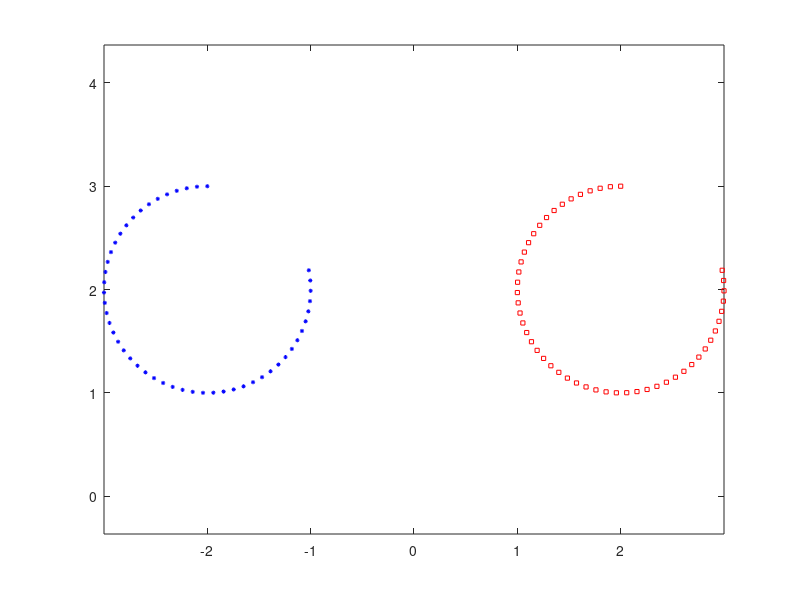

Here is the MATLAB script that generated this plot:
function toy_problem_gen

%% The following parameters will be supplied as inputs later
  deltaT = 0.1;
  stepsOrData = 50;
  Num = 2; % number of robots
  
% Stipulate the inputs for robot1 (current version is noiseless)
  action_for_robot1 = ones(3,stepsOrData-1);
  action_for_robot1(3,:) = zeros(1,stepsOrData-1); 
  
% Stipulate the inputs for robot2 (current version is noiseless)
  action_for_robot2 = ones(3,stepsOrData-1);
  action_for_robot2(3,:) = zeros(1,stepsOrData-1); 
  
%% Generate ground truth value and measurements    
% Generate the ground truth pos of robot1
  ground_truthROB1 = zeros(3,stepsOrData);
% Initialize the postion of the robot1 at t = 0
  ground_truthROB1(:,1) = [-2 3 pi]'; 
  for i = 2:stepsOrData
      ground_truthROB1(:,i) = ...
               movement(ground_truthROB1(:,i-1),action_for_robot1(:,i-1),deltaT);
  end

% Generate the ground truth pos of robot2
  ground_truthROB2 = zeros(3,stepsOrData);
% Initialize the postion of the robot2 at t = 0
  ground_truthROB2(:,1) = [2 3 pi]'; 
  for i = 2:stepsOrData
      ground_truthROB2(:,i) = ...
               movement(ground_truthROB2(:,i-1),action_for_robot2(:,i-1),deltaT);
  end  

%% Current measurement function only works for two robots
% Generate the measurement matrix z whose size is 2*Num*(Num-1) X stepsOrData-1
  measurement_z = NaN .* zeros(2*Num*(Num-1),stepsOrData-1);
  for k = 2 : stepsOrData
    for kk = 1 : Num
      for kkk = 1 : Num - 1
          [bearing,range] =...
           measurement_generation(ground_truthROB1(:,k),ground_truthROB2(:,k));
       
          measurement_z(2*(Num-1)*(kk-1) + 2*(kkk-1)+1,k) = bearing;
          measurement_z(2*(Num-1)*(kk-1) + 2*kkk,k) = range;
      end
    end
  end
  
%% Viusalize the trajectory of the group of robots
  plot(ground_truthROB1(1,:),ground_truthROB1(2,:),'b*','markersize',3);
  hold on
  plot(ground_truthROB2(1,:),ground_truthROB2(2,:),'rs','markersize',3);
  axis equal;
end

%% Motion of Robot
function [state_after] = movement(state_before,action,deltaT)
  state_after = NaN * zeros(size(state_before));
% We follow the motion model illustrated in HW5
% It should be noted that the noise have been included in the action term
  rate = (action(1,1)/action(2,1));
  if rate ~= 0
    state_after(1,1) = state_before(1,1) - rate*sin(state_before(3,1)) ...
                       + rate*sin(state_before(3,1)+action(2,1)*deltaT);
    state_after(2,1) = state_before(2,1) + rate*cos(state_before(3,1)) ...
                       - rate*cos(state_before(3,1)+action(2,1)*deltaT);
    state_after(3,1) = state_before(3,1) + action(2,1)*deltaT ...
                       + action(3,1)*deltaT;
  else
    state_after(1,1) = state_after(1,1);
    state_after(2,1) = state_after(2,1);
    state_after(3,1) = state_after(3,1);
  end 
end

%% Relative Measurement Model
% The following function generate relative bearing and range measurements
% based on the eq.(11) and (12) in Agostino et al. 2005
function [bearing,range] = measurement_generation(pos_i,pos_j)
  delta_x = pos_j(1) - pos_i(1);
  delta_y = pos_j(2) - pos_j(1);
  bearing = atan((-sin(pos_i(3))*delta_x+cos(pos_i(3))*delta_y)...
                /( cos(pos_i(3))*delta_x+sin(pos_i(3))*delta_y));
  range = sqrt(delta_x^2 + delta_y^2);
end